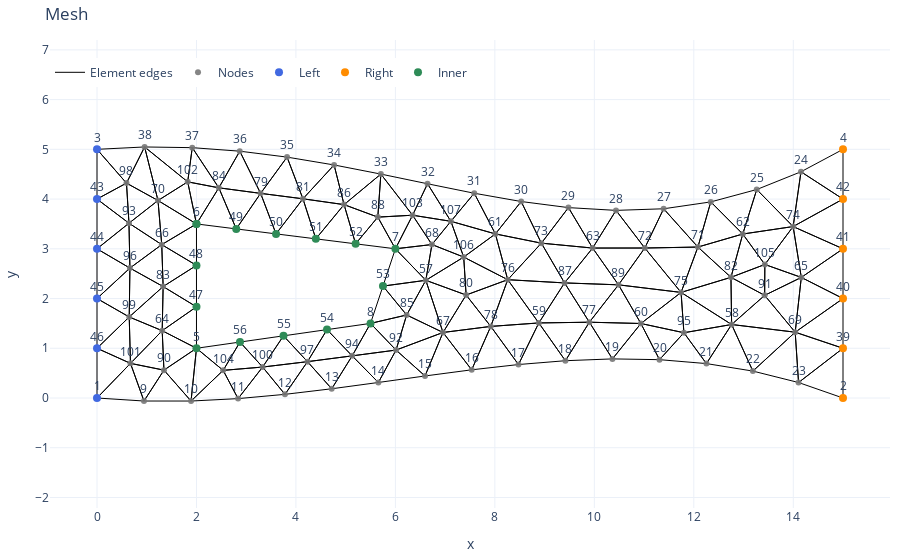

The notebook cell this image was saved under:
### Code cell
# Load the mesh from file
import pickle

filename = "heat_flow.pkl"
with open(filename, "rb") as f:
    mesh = pickle.load(f)

fig = plot_mesh(mesh.nodes, mesh.elements, mesh.edges, show_node_ids=True)
fig.show()
displayvar("\\text{edge nodes in mesh}",mesh.edges)

# Input data
t = 1 # thickness [m]
k = 1 # conductivity [W/m]
T0 = 0 # Prescribed temperature on edges
h = 2 # prescribed heat flux on the inner boundary [W/m^2]

# WRITE YOUR SOLUTION BELOW

### Figure 1 — Plotly figure (JSON) as saved in the notebook; plotly's stock layout.template omitted (floating-point values rounded to 4 significant figures; data arrays with more than 128 entries replaced by an {"elided": "..."} marker saying what was removed)
{"data": [{"hoverinfo": "skip", "line": {"color": "black", "width": 1}, "mode": "lines", "name": "Element edges", "type": "scatter", "x": {"elided": "1422 float values"}, "y": {"elided": "1422 float values"}}, {"hovertemplate": "(%{x:.3f}, %{y:.3f})<extra></extra>", "marker": {"color": "rgba(120,120,120,0.9)", "size": 6}, "mode": "markers+text", "name": "Nodes", "text": ["1", "2", "3", "4", "5", "6", "7", "8", "9", "10", "11", "12", "13", "14", "15", "16", "17", "18", "19", "20", "21", "22", "23", "24", "25", "26", "27", "28", "29", "30", "31", "32", "33", "34", "35", "36", "37", "38", "39", "40", "41", "42", "43", "44", "45", "46", "47", "48", "49", "50", "51", "52", "53", "54", "55", "56", "57", "58", "59", "60", "61", "62", "63", "64", "65", "66", "67", "68", "69", "70", "71", "72", "73", "74", "75", "76", "77", "78", "79", "80", "81", "82", "83", "84", "85", "86", "87", "88", "89", "90", "91", "92", "93", "94", "95", "96", "97", "98", "99", "100", "101", "102", "103", "104", "105", "106", "107"], "textposition": "top center", "type": "scatter", "x": [0.0, 15.0, 0.0, 15.0, 2.0, 2.0, 6.0, 5.5, 0.9446, 1.891, 2.837, 3.779, 4.719, 5.658, 6.595, 7.534, 8.475, 9.418, 10.36, 11.31, 12.25, 13.19, 14.11, 14.15, 13.27, 12.34, 11.39, 10.44, 9.479, 8.529, 7.585, 6.646, 5.708, 4.767, 3.822, 2.871, 1.915, 0.957, 15.0, 15.0, 15.0, 15.0, 0.0, 0.0, 0.0, 0.0, 2.0, 2.0, 2.8, 3.6, 4.4, 5.2, 5.75, 4.625, 3.75, 2.875, 6.612, 12.76, 8.884, 10.94, 8.011, 12.98, 9.966, 1.311, 14.16, 1.302, 6.957, 6.735, 14.04, 1.227, 12.08, 11.01, 8.935, 14.0, 11.74, 8.258, 9.9, 7.918, 3.29, 7.422, 4.141, 12.75, 1.33, 2.45, 6.226, 4.968, 9.401, 5.646, 10.49, 1.346, 13.42, 6.013, 0.6431, 5.131, 11.8, 0.6618, 4.232, 0.5928, 0.6478, 3.33, 0.6729, 1.824, 6.346, 2.537, 13.43, 7.374, 7.116], "y": [0.0, 0.0, 5.0, 5.0, 1.0, 3.5, 3.0, 1.5, -0.06064, -0.06109, -0.01253, 0.07344, 0.1854, 0.3122, 0.4429, 0.5667, 0.6728, 0.7498, 0.7863, 0.7707, 0.692, 0.541, 0.3112, 4.549, 4.192, 3.943, 3.805, 3.772, 3.828, 3.95, 4.117, 4.307, 4.502, 4.686, 4.844, 4.963, 5.034, 5.048, 1.0, 2.0, 3.0, 4.0, 4.0, 3.0, 2.0, 1.0, 1.833, 2.667, 3.4, 3.3, 3.2, 3.1, 2.25, 1.375, 1.25, 1.125, 2.366, 1.478, 1.509, 1.498, 3.299, 3.297, 3.015, 1.353, 2.425, 3.084, 1.318, 3.086, 1.323, 3.971, 3.035, 3.016, 3.113, 3.447, 2.123, 2.379, 1.524, 1.439, 4.115, 2.07, 4.005, 2.426, 2.241, 4.226, 1.669, 3.889, 2.314, 3.637, 2.275, 0.5602, 2.064, 0.9637, 3.514, 0.8474, 1.312, 2.612, 0.7306, 4.321, 1.629, 0.6224, 0.6963, 4.346, 3.675, 0.5559, 2.685, 2.833, 3.553]}, {"hovertemplate": "left node<extra></extra>", "marker": {"color": "royalblue", "size": 8}, "mode": "markers", "name": "Left", "type": "scatter", "x": [0.0, 0.0, 0.0, 0.0, 0.0, 0.0], "y": [0.0, 5.0, 4.0, 3.0, 2.0, 1.0]}, {"hovertemplate": "right node<extra></extra>", "marker": {"color": "darkorange", "size": 8}, "mode": "markers", "name": "Right", "type": "scatter", "x": [15.0, 15.0, 15.0, 15.0, 15.0, 15.0], "y": [0.0, 5.0, 1.0, 2.0, 3.0, 4.0]}, {"hovertemplate": "inner node<extra></extra>", "marker": {"color": "seagreen", "size": 8}, "mode": "markers", "name": "Inner", "type": "scatter", "x": [2.0, 2.8, 3.6, 4.4, 5.2, 6.0, 5.75, 5.5, 4.625, 3.75, 2.875, 2.0, 2.0, 2.0, 2.0], "y": [3.5, 3.4, 3.3, 3.2, 3.1, 3.0, 2.25, 1.5, 1.375, 1.25, 1.125, 1.0, 1.833, 2.667, 3.5]}], "layout": {"dragmode": "pan", "legend": {"orientation": "h", "x": 0, "xanchor": "left", "y": 0.9, "yanchor": "bottom"}, "margin": {"b": 10, "l": 10, "r": 10, "t": 40}, "title": {"text": "Mesh"}, "xaxis": {"scaleanchor": "y", "scaleratio": 1, "title": {"text": "x"}, "zeroline": false}, "yaxis": {"title": {"text": "y"}, "zeroline": false}}}
